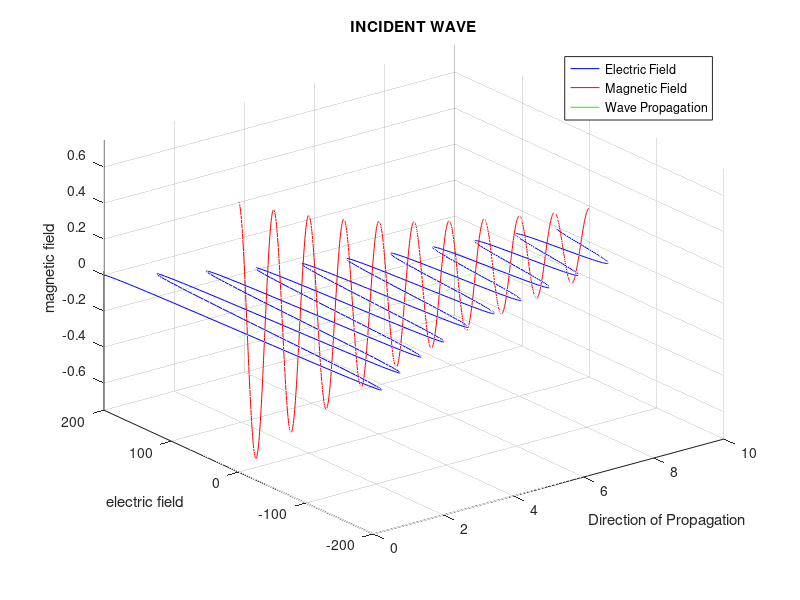
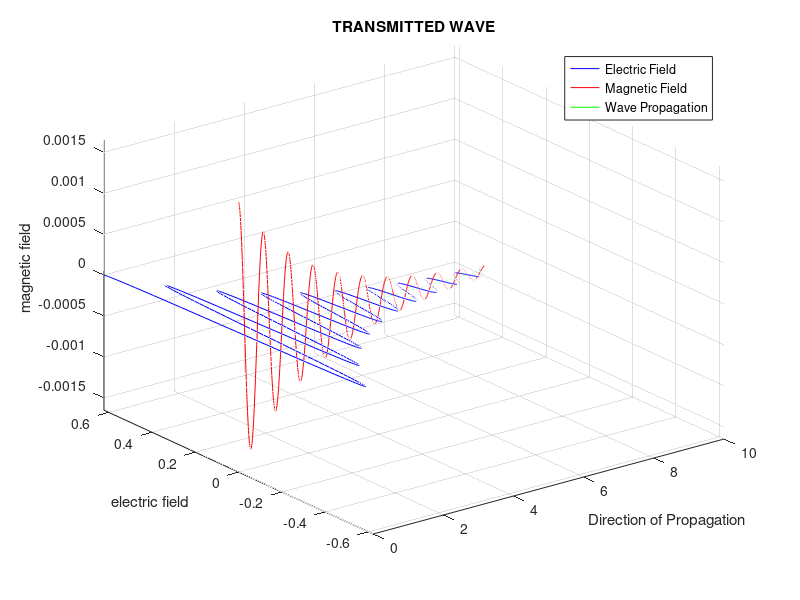
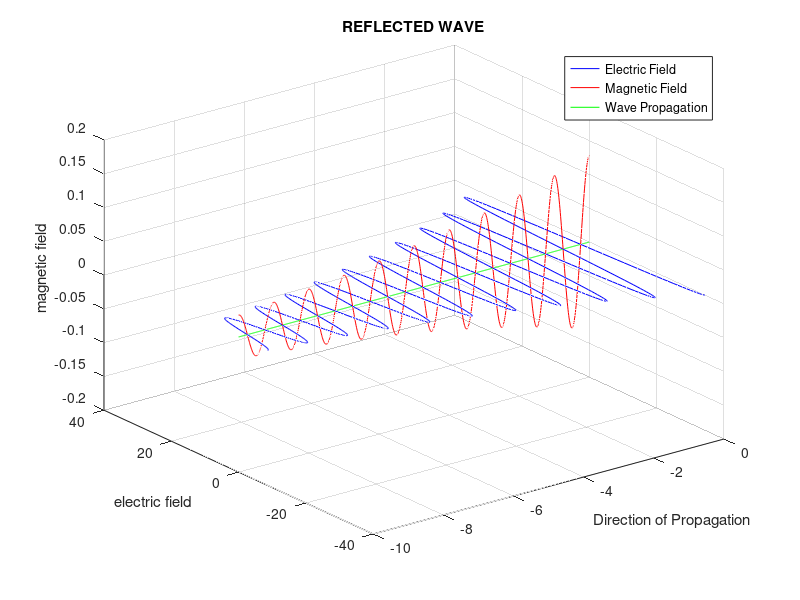

These figures' MATLAB source, in order:
%%
close all;
clear all;

% E(z,t) = E0 exp( -alpha *z) cos( w*t - beta*z) in x
% H(z,t) = Re(H0 exp(-alpha *z) exp(j*omega*t -beta*z) in y
% H0 = E0/eta , eta is intrinsic impedence
%By utilising the above equations, the 3D Model has been created.

%% parameters
f = 10e9; %frequency

c= 3e8;  % speed of light

omega = 2*pi*f; % angular frequency

T = 1/f; %time period of wave

%% calculation for alpha beta and neeta
mu0 = 4*pi*1e-7; 
mur1 =1; 
mu1 =mu0*mur1;

mur2 = 1;
mu2 = mu0*mur2;

ep0 = 8.85*1e-12;
epr1 =2;
ep1 = ep0*epr1;

epr2 = 1;
ep2 = ep0*epr2;

sigma1 = 0.00075654; 
sigma2 = 0.002;

alpha1 =  omega*sqrt(mu1*ep1/2) * sqrt (     sqrt(    (1 + (sigma1/(omega*ep1))^2)  -1    )       );
beta1 =  omega*sqrt(mu1*ep1/2) * sqrt (     sqrt(    (1 + (sigma1/(omega*ep1))^2)  +1    )       );
eta1 =sqrt( (1i*omega*mu1)/ (sigma1 +  (1i*omega*ep1))); 

alpha2 =  omega*sqrt(mu2*ep2/2) * sqrt (     sqrt(    (1 + (sigma2/(omega*ep2))^2)  -1    )       );
beta2 =  omega*sqrt(mu2*ep2/2) * sqrt (     sqrt(    (1 + (sigma2/(omega*ep2))^2)  +1    )       );
eta2 =sqrt( (1i*omega*mu2)/ (sigma2 +  (1i*omega*ep2))); 
%%

%%peak amplitude of electric field
Ei0 = 200;
Er0 = (abs((eta2-eta1)*Ei0/(eta1+eta2)));
Et0 = (abs((2*Ei0)/(eta1+eta2)));

%%%%%%%%%%%%%%%%%%%%%%%%%%%%%%%%%%%%%%%%%%%%%%%%%%%%%%%%%%%%%%%%%%%%%%%%%%%%%%%%%%%%%%%%%%%%
%% provide fixed values of alpha and neeta and H0

% alpha =0.5;
% 
% lambda = c/f;
% 
% beta =2*pi/lambda;
% neeta =1*exp(1i*pi/4);  
% H0= E0;
%%%%%%%%%%%%%%%%%%%%%%%%%%%%%%%%%%%%%%%%%%%%%%%%%%%%%%%%%%%%%%%%%%%%%%%%%%%%%%%%%%%%%%%%%%%%%%
%%

%%
lambda1 = 2*pi/beta1;  
lambda2 = 2*pi/beta2;  
number_of_cycles =10;
x1 = 0:(lambda1/100):number_of_cycles*lambda1;
x2 = 0:(lambda2/100):number_of_cycles*lambda2;
z1 =zeros(size(x1));
z2 =zeros(size(x2));


t=0.0;

%%%%%%%%%%%%%%%%%%%%%%%%%%%%%%%%%%%%%%%%%%%%%%%%%%%%%%%%%%%%%%%%%%%%%%%%%%%%%%%%%%%%%%%%%%%
%%
%%%%%%%%%%%%%%%%%%%%%%%%%%%%%%%%%%%%%%%%%%%%%%%%%%%%%%%%%%%%%%%%%%%%%%%%%%%%%%%%%%%%%%%%%%%


% for i = 0:(length(z)-1)
for i = 0:10
t = i*0.01;
%generating the incident wave

Ei =Ei0.*    (  exp(-alpha1 * x1).* cos(omega*t - beta1*x1) ) ;
Hi =(Ei0/abs(eta1)).*    (  exp(-alpha1 * x1).* cos(omega*t - beta1*x1 - angle(eta1)) ) ;

figure(1)
plot3(x1/lambda1,Ei,z1,'b');
hold on;
plot3(x1/lambda1,z1,Hi,'r');
hold on;
plot3(x1/lambda1,z1,z1,'g');
grid on;
hold off;
axis([0,max(x1)/lambda1,-Ei0,Ei0,-Ei0/abs(eta1),Ei0/abs(eta1)]);
legend('Electric Field','Magnetic Field', 'Wave Propagation');
title('INCIDENT WAVE');
xlabel('Direction of Propagation'); ylabel('electric field'); zlabel('magnetic field');


end

%%
% for i = 0:(length(z)-1)
for i = 0:10
t = i*0.01;
%generating the transmitted wave

Et =Et0.*    (  exp(-alpha2 * x2).* cos(omega*t - beta2*x2) ) ;
Ht =(Et0/abs(eta2)).*    (  exp(-alpha2 * x2).* cos(omega*t - beta2*x2 - angle(eta2)) ) ;

figure(2)
plot3(x1/lambda2,Et,z2,'b');
hold on;
plot3(x1/lambda2,z2,Ht,'r');
hold on;
plot3(x1/lambda2,z2,z2,'g');
grid on;
hold off;
axis([0,max(x2)/lambda2,-Et0,Et0,-Et0/abs(eta2),Et0/abs(eta2)]);
legend('Electric Field','Magnetic Field', 'Wave Propagation');
title('TRANSMITTED WAVE');
xlabel('Direction of Propagation'); ylabel('electric field'); zlabel('magnetic field');


end


%%
% for i = 0:(length(z)-1)
for i = 0:10
t = i*0.01;
%generating the reflected wave

Er =Er0.*    (  exp(-alpha1 * x1).* cos(omega*t + beta1*x1) ) ;
Hr =(Er0/abs(eta1)).*    (  exp(-alpha1 * x1).* cos(omega*t + beta1*x1 - angle(eta1)) ) ;

figure(3)
plot3(-x1/lambda1,-Er,-z1,'b');
hold on;
plot3(-x1/lambda1,-z1,Hr,'r');
hold on;
plot3(-x1/lambda1,-z1,-z1,'g');
grid on;
hold off;
legend('Electric Field','Magnetic Field', 'Wave Propagation');
title('REFLECTED WAVE');
xlabel('Direction of Propagation'); ylabel('electric field'); zlabel('magnetic field');


end



